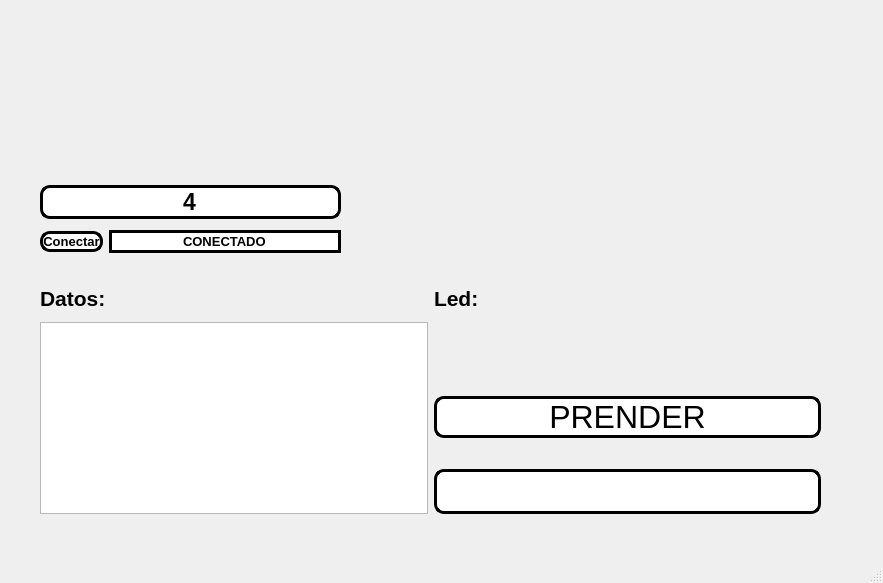
<?xml version="1.0" encoding="UTF-8"?>
<ui version="4.0">
 <class>MainWindow</class>
 <widget class="QMainWindow" name="MainWindow">
  <property name="geometry">
   <rect>
    <x>0</x>
    <y>0</y>
    <width>883</width>
    <height>583</height>
   </rect>
  </property>
  <property name="windowTitle">
   <string>MainWindow</string>
  </property>
  <widget class="QWidget" name="centralwidget">
   <widget class="QLabel" name="label_2">
    <property name="geometry">
     <rect>
      <x>10</x>
      <y>20</y>
      <width>151</width>
      <height>111</height>
     </rect>
    </property>
    <property name="styleSheet">
     <string notr="true"/>
    </property>
    <property name="text">
     <string/>
    </property>
    <property name="pixmap">
     <pixmap resource="../../Archivos/Recursos.qrc">:/Recursos/logo_izquierdo.png</pixmap>
    </property>
    <property name="scaledContents">
     <bool>true</bool>
    </property>
   </widget>
   <widget class="QLabel" name="label_3">
    <property name="geometry">
     <rect>
      <x>670</x>
      <y>20</y>
      <width>161</width>
      <height>111</height>
     </rect>
    </property>
    <property name="styleSheet">
     <string notr="true"/>
    </property>
    <property name="text">
     <string/>
    </property>
    <property name="pixmap">
     <pixmap resource="../../Archivos/Recursos.qrc">:/Recursos/logo_derecho.png</pixmap>
    </property>
    <property name="scaledContents">
     <bool>true</bool>
    </property>
   </widget>
   <widget class="QWidget" name="">
    <property name="geometry">
     <rect>
      <x>40</x>
      <y>180</y>
      <width>301</width>
      <height>80</height>
     </rect>
    </property>
    <layout class="QGridLayout" name="gridLayout">
     <item row="0" column="0" colspan="2">
      <widget class="QLineEdit" name="txt_com">
       <property name="font">
        <font>
         <pointsize>17</pointsize>
         <weight>75</weight>
         <bold>true</bold>
        </font>
       </property>
       <property name="styleSheet">
        <string notr="true">background-color: rgb(255, 255, 255);
border-radius: 10px;
border: 3px solid black</string>
       </property>
       <property name="text">
        <string>4</string>
       </property>
       <property name="alignment">
        <set>Qt::AlignCenter</set>
       </property>
      </widget>
     </item>
     <item row="1" column="0">
      <widget class="QPushButton" name="btn_accion">
       <property name="font">
        <font>
         <pointsize>10</pointsize>
         <weight>75</weight>
         <bold>true</bold>
        </font>
       </property>
       <property name="styleSheet">
        <string notr="true">background-color: rgb(255, 255, 255);
border-radius: 10px;
border: 3px solid black</string>
       </property>
       <property name="text">
        <string>Conectar</string>
       </property>
      </widget>
     </item>
     <item row="1" column="1">
      <widget class="QLineEdit" name="txt_estado">
       <property name="font">
        <font>
         <pointsize>10</pointsize>
         <weight>75</weight>
         <bold>true</bold>
        </font>
       </property>
       <property name="styleSheet">
        <string notr="true">background-color: rgb(255, 255, 255);
border: 3px solid black
</string>
       </property>
       <property name="text">
        <string>CONECTADO</string>
       </property>
       <property name="alignment">
        <set>Qt::AlignCenter</set>
       </property>
      </widget>
     </item>
    </layout>
   </widget>
   <widget class="QWidget" name="">
    <property name="geometry">
     <rect>
      <x>40</x>
      <y>280</y>
      <width>794</width>
      <height>234</height>
     </rect>
    </property>
    <layout class="QGridLayout" name="gridLayout_2">
     <item row="4" column="1">
      <widget class="QLineEdit" name="txt_temporizador">
       <property name="font">
        <font>
         <pointsize>25</pointsize>
         <weight>75</weight>
         <bold>true</bold>
        </font>
       </property>
       <property name="styleSheet">
        <string notr="true">background-color: rgb(255, 255, 255);
border-radius: 10px;
border: 3px solid black</string>
       </property>
       <property name="alignment">
        <set>Qt::AlignCenter</set>
       </property>
      </widget>
     </item>
     <item row="0" column="0">
      <widget class="QLabel" name="label">
       <property name="font">
        <font>
         <pointsize>16</pointsize>
         <weight>75</weight>
         <bold>true</bold>
        </font>
       </property>
       <property name="styleSheet">
        <string notr="true"/>
       </property>
       <property name="text">
        <string>Datos:</string>
       </property>
      </widget>
     </item>
     <item row="0" column="2" rowspan="3">
      <widget class="QLabel" name="label_4">
       <property name="styleSheet">
        <string notr="true"/>
       </property>
       <property name="text">
        <string/>
       </property>
       <property name="pixmap">
        <pixmap>:/Fotos/kirby buchon.jpg</pixmap>
       </property>
       <property name="scaledContents">
        <bool>true</bool>
       </property>
      </widget>
     </item>
     <item row="0" column="1">
      <widget class="QLabel" name="label_5">
       <property name="font">
        <font>
         <pointsize>16</pointsize>
         <weight>75</weight>
         <bold>true</bold>
        </font>
       </property>
       <property name="styleSheet">
        <string notr="true"/>
       </property>
       <property name="text">
        <string>Led:</string>
       </property>
      </widget>
     </item>
     <item row="1" column="0" rowspan="4">
      <widget class="QListWidget" name="lista_datos"/>
     </item>
     <item row="2" column="1" rowspan="2">
      <widget class="QPushButton" name="btn_control">
       <property name="font">
        <font>
         <pointsize>24</pointsize>
         <weight>50</weight>
         <bold>false</bold>
        </font>
       </property>
       <property name="styleSheet">
        <string notr="true">background-color: rgb(255, 255, 255);
border-radius: 10px;
border: 3px solid black</string>
       </property>
       <property name="text">
        <string>PRENDER</string>
       </property>
      </widget>
     </item>
    </layout>
   </widget>
  </widget>
  <widget class="QMenuBar" name="menubar">
   <property name="geometry">
    <rect>
     <x>0</x>
     <y>0</y>
     <width>883</width>
     <height>26</height>
    </rect>
   </property>
  </widget>
  <widget class="QStatusBar" name="statusbar"/>
 </widget>
 <resources>
  <include location="../../Archivos/Recursos.qrc"/>
  <include location="../../Archivos/Recursos.qrc"/>
 </resources>
 <connections/>
</ui>
